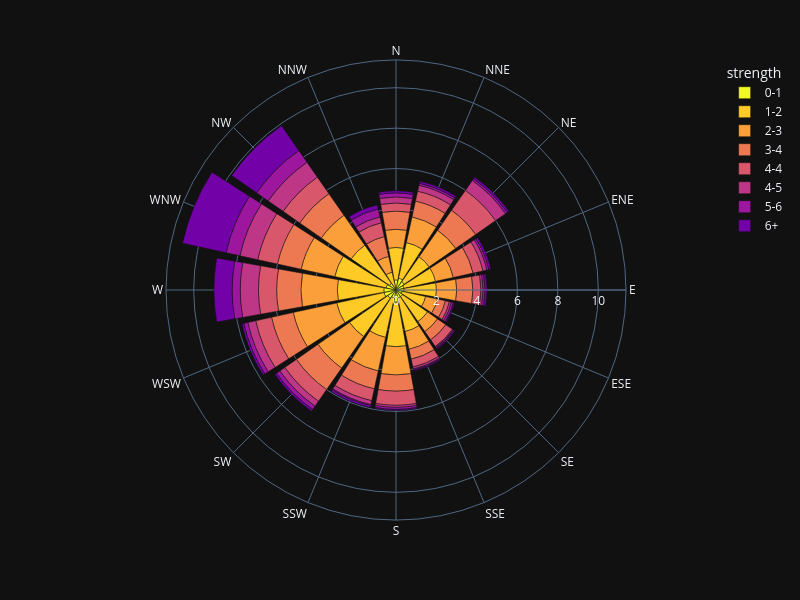

Notebook cell for this chart:
### Code cell
fig = px.bar_polar(
    df,
    r="frequency",
    theta="direction",
    height=600,
    color="strength",
    template="plotly_dark",
    color_discrete_sequence=px.colors.sequential.Plasma_r)

fig.show()

### Figure 1 — Plotly figure (JSON) as saved in the notebook; plotly's stock layout.template omitted (floating-point values rounded to 4 significant figures)
{"data": [{"hovertemplate": "strength=0-1<br>frequency=%{r}<br>direction=%{theta}<extra></extra>", "legendgroup": "0-1", "marker": {"color": "#f0f921", "pattern": {"shape": ""}}, "name": "0-1", "r": [0.5, 0.6, 0.5, 0.4, 0.4, 0.3, 0.4, 0.4, 0.6, 0.4, 0.5, 0.6, 0.6, 0.5, 0.4, 0.1], "showlegend": true, "subplot": "polar", "theta": ["N", "NNE", "NE", "ENE", "E", "ESE", "SE", "SSE", "S", "SSW", "SW", "WSW", "W", "WNW", "NW", "NNW"], "type": "barpolar"}, {"hovertemplate": "strength=1-2<br>frequency=%{r}<br>direction=%{theta}<extra></extra>", "legendgroup": "1-2", "marker": {"color": "#fdca26", "pattern": {"shape": ""}}, "name": "1-2", "r": [1.6, 1.8, 1.5, 1.6, 1.6, 1.2, 1.5, 1.7, 2.2, 2, 2.3, 2.4, 2.3, 2.6, 2.3, 0.8], "showlegend": true, "subplot": "polar", "theta": ["N", "NNE", "NE", "ENE", "E", "ESE", "SE", "SSE", "S", "SSW", "SW", "WSW", "W", "WNW", "NW", "NNW"], "type": "barpolar"}, {"hovertemplate": "strength=2-3<br>frequency=%{r}<br>direction=%{theta}<extra></extra>", "legendgroup": "2-3", "marker": {"color": "#fb9f3a", "pattern": {"shape": ""}}, "name": "2-3", "r": [0.9, 1.3, 1.6, 0.9, 1, 0.6, 0.6, 0.9, 1.4, 1.7, 1.9, 2.2, 1.8, 1.7, 1.8, 0.8], "showlegend": true, "subplot": "polar", "theta": ["N", "NNE", "NE", "ENE", "E", "ESE", "SE", "SSE", "S", "SSW", "SW", "WSW", "W", "WNW", "NW", "NNW"], "type": "barpolar"}, {"hovertemplate": "strength=3-4<br>frequency=%{r}<br>direction=%{theta}<extra></extra>", "legendgroup": "3-4", "marker": {"color": "#ed7953", "pattern": {"shape": ""}}, "name": "3-4", "r": [0.9, 0.8, 1.2, 1, 0.8, 0.4, 0.5, 0.5, 0.8, 0.9, 1.3, 1.1, 1.2, 1.2, 1.3, 1], "showlegend": true, "subplot": "polar", "theta": ["N", "NNE", "NE", "ENE", "E", "ESE", "SE", "SSE", "S", "SSW", "SW", "WSW", "W", "WNW", "NW", "NNW"], "type": "barpolar"}, {"hovertemplate": "strength=4-4<br>frequency=%{r}<br>direction=%{theta}<extra></extra>", "legendgroup": "4-4", "marker": {"color": "#d8576b", "pattern": {"shape": ""}}, "name": "4-4", "r": [0.4, 0.5, 1.2, 0.5, 0.4, 0.2, 0.4, 0.4, 0.7, 0.6, 0.7, 0.8, 0.9, 1, 1, 0.7], "showlegend": true, "subplot": "polar", "theta": ["N", "NNE", "NE", "ENE", "E", "ESE", "SE", "SSE", "S", "SSW", "SW", "WSW", "W", "WNW", "NW", "NNW"], "type": "barpolar"}, {"hovertemplate": "strength=4-5<br>frequency=%{r}<br>direction=%{theta}<extra></extra>", "legendgroup": "4-5", "marker": {"color": "#bd3786", "pattern": {"shape": ""}}, "name": "4-5", "r": [0.3, 0.3, 0.6, 0.2, 0.1, 0.1, 0.05, 0.1, 0.1, 0.2, 0.3, 0.4, 0.9, 0.9, 0.9, 0.3], "showlegend": true, "subplot": "polar", "theta": ["N", "NNE", "NE", "ENE", "E", "ESE", "SE", "SSE", "S", "SSW", "SW", "WSW", "W", "WNW", "NW", "NNW"], "type": "barpolar"}, {"hovertemplate": "strength=5-6<br>frequency=%{r}<br>direction=%{theta}<extra></extra>", "legendgroup": "5-6", "marker": {"color": "#9c179e", "pattern": {"shape": ""}}, "name": "5-6", "r": [0.2, 0.1, 0.1, 0.1, 0.1, 0.1, 0.05, 0.05, 0.1, 0.05, 0.2, 0.2, 0.4, 0.7, 0.7, 0.4], "showlegend": true, "subplot": "polar", "theta": ["N", "NNE", "NE", "ENE", "E", "ESE", "SE", "SSE", "S", "SSW", "SW", "WSW", "W", "WNW", "NW", "NNW"], "type": "barpolar"}, {"hovertemplate": "strength=6+<br>frequency=%{r}<br>direction=%{theta}<extra></extra>", "legendgroup": "6+", "marker": {"color": "#7201a8", "pattern": {"shape": ""}}, "name": "6+", "r": [0.1, 0.1, 0.1, 0.1, 0.1, 0.05, 0.05, 0.05, 0.05, 0.1, 0.1, 0.1, 0.9, 2.2, 1.5, 0.2], "showlegend": true, "subplot": "polar", "theta": ["N", "NNE", "NE", "ENE", "E", "ESE", "SE", "SSE", "S", "SSW", "SW", "WSW", "W", "WNW", "NW", "NNW"], "type": "barpolar"}], "layout": {"barmode": "relative", "height": 600, "legend": {"title": {"text": "strength"}, "tracegroupgap": 0}, "margin": {"t": 60}, "polar": {"angularaxis": {"direction": "clockwise", "rotation": 90, "type": "category"}, "domain": {"x": [0, 1], "y": [0, 1]}, "radialaxis": {"autorange": true, "range": [0, 11.37], "type": "linear"}}, "width": 800}}
